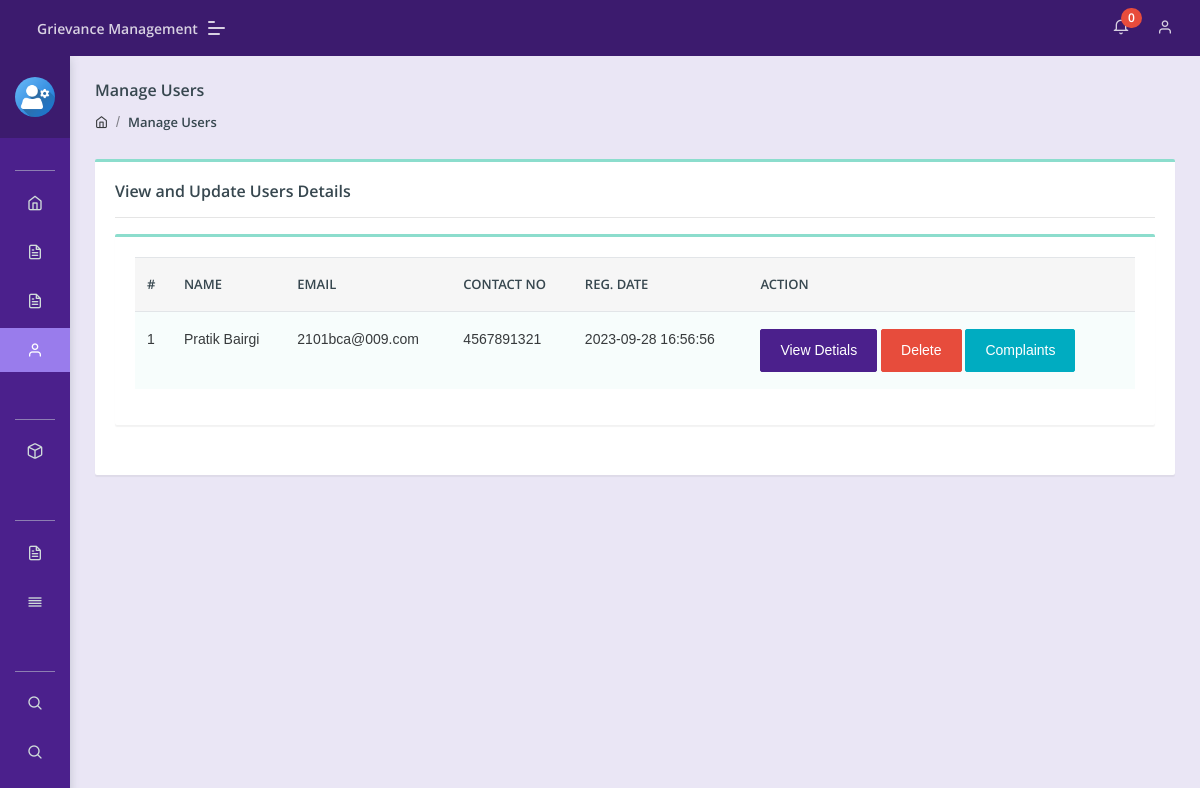
The page /admin/manage-users.php (signed in) on the database its author committed.
### tables this page shows
CREATE TABLE `users` (
  `id` int(11) NOT NULL,
  `fullName` varchar(255) DEFAULT NULL,
  `userEmail` varchar(255) DEFAULT NULL,
  `password` varchar(255) DEFAULT NULL,
  `contactNo` bigint(11) DEFAULT NULL,
  `userImage` varchar(255) DEFAULT NULL,
  `regDate` timestamp NOT NULL DEFAULT current_timestamp(),
  `updationDate` timestamp NULL DEFAULT NULL,
  `status` int(1) DEFAULT NULL
);

### admin/manage-users.php (the view, shortened to what this page needs)
<?php
include('include/config.php');
if(strlen($_SESSION['aid'])==0)
    {
header('location:index.php');
}
else{
?>
<!DOCTYPE html>
<html lang="en">
<head>
    <link rel="stylesheet" href="assets/css/style.css">
</head>
<body class="">
	<?php include('include/sidebar.php');?>
	<?php include('include/header.php');?>
<section class="pcoded-main-container">
    <div class="pcoded-content">
        <div class="page-header">
            <div class="page-block">
                <div class="row align-items-center">
                    <div class="col-md-12">
                        <div class="page-header-title">
                            <h5 class="m-b-10">Manage Users</h5>
                        </div>
                        <ul class="breadcrumb">
                            <li class="breadcrumb-item"><a href="dashboard.php"><i class="feather icon-home"></i></a></li>
                            <li class="breadcrumb-item"><a href="manage-users.php">Manage Users</a></li>
                        </ul>
                    </div>
                </div>
            </div>
        </div>
        <div class="row">
            <div class="col-sm-12">
                <div class="card">
                    <div class="card-body">
                        <h5>View and Update Users Details</h5>
                        <hr>
                      <div class="row">
                            <div class="col-xl-12">
                <div class="card">
                    <div class="card-body table-border-style">
                        <div class="table-responsive">
                            <table class="table table-striped">
                                <thead>
                                        <tr>
                                            <th>#</th>
                                            <th>Name</th>
                                            <th>Email </th>
                                            <th>Contact no</th>
                                            <th>Reg. Date </th>
                                            <th>Action</th>
                                        </tr>
                                </thead>
                                <tbody>
                                    <?php $query=mysqli_query($con,"select * from users");
$cnt=1;
while($row=mysqli_fetch_array($query))
{
?>
                                        <tr>
                                            <td><?php echo htmlentities($cnt);?></td>
                                            <td><?php echo htmlentities($row['fullName']);?></td>
                                            <td><?php echo htmlentities($row['userEmail']);?></td>
                                            <td> <?php echo htmlentities($row['contactNo']);?></td>
                                            <td><?php echo htmlentities($row['regDate']);?></td>
<td><a href="javascript:void(0);" onClick="popUpWindow('userprofile.php?uid=<?php echo htmlentities($row['id']);?>');" title="View Details" class="btn btn-primary  btn-xs">View Detials</a>
<a href="manage-users.php?uid=<?php echo htmlentities($row['id']);?>&&action=del" title="Delete" onClick="return confirm('All complaints belongs to user will also delete.')" class="btn btn-danger">Delete</a>
<a href="user-complaints.php?uid=<?php echo htmlentities($row['id']);?>&&uname=<?php echo htmlentities($row['fullName']);?>" title="View User Complaints" class="btn btn-info  btn-xs">Complaints</a>
                                        </td>
                                        </tr>
                                        <?php $cnt=$cnt+1; } ?>
                                </tbody>
                            </table>
                        </div>
                    </div>
                </div>
            </div>
                        </div>
                    </div>
                </div>
            </div>
        </div>
    </div>
</section>
</body>
</html>
<?php } ?>

### rows shown on the page
users: fullName "Pratik Bairgi", userEmail "2101bca@009.com", contactNo "4567891321", regDate "2023-09-28 16:56:56"

### other values the page prints
$num1 "0"
